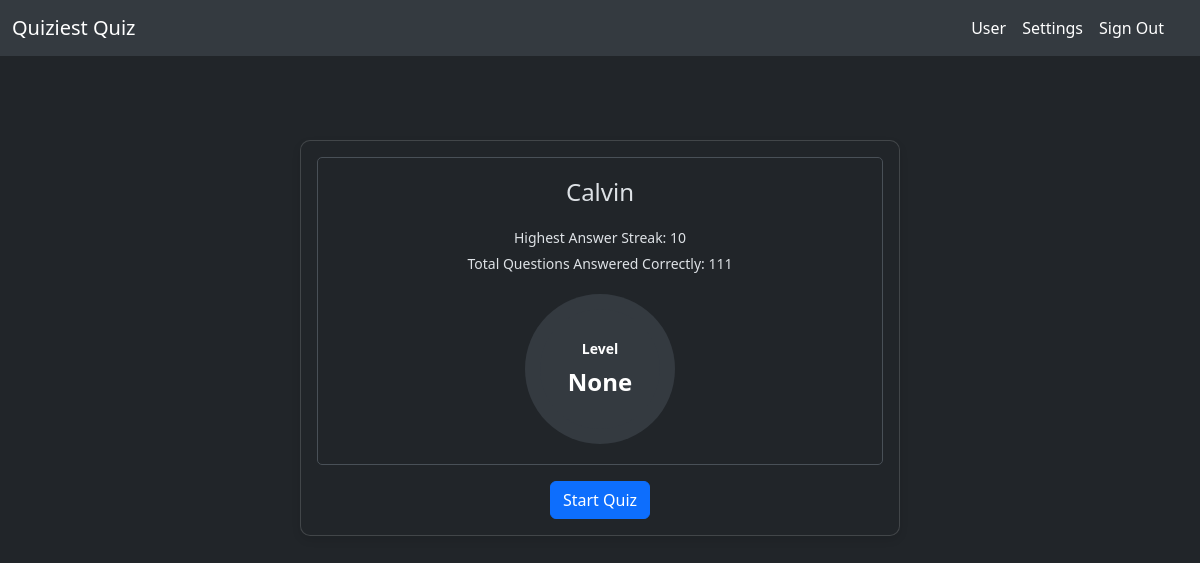
The page /user (signed in) on the database as committed earlier.
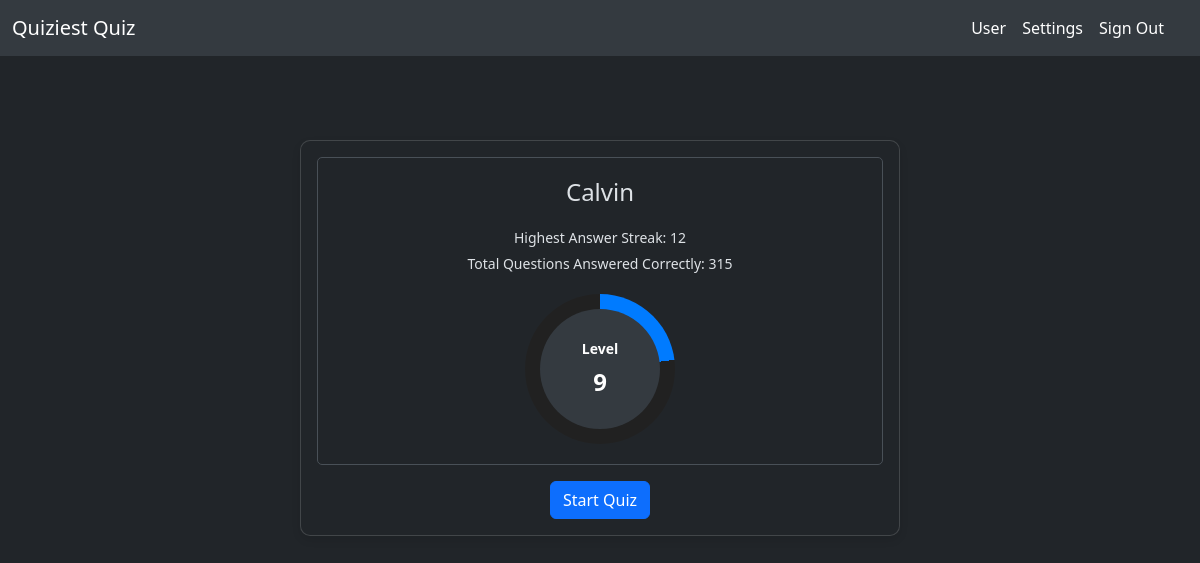
The same page on the database as committed later.
### website/auth/models.py (models this page shows, shortened)
class users(db.Model, UserMixin):
    id = db.Column("id", db.Integer, primary_key=True)
    name = db.Column("name", db.String(100))
    email = db.Column("email", db.String(150), unique=True) # Must be Unique
    password = db.Column("password", db.String, nullable=False)
    best_streak = db.Column("best_streak", db.Integer, db.CheckConstraint('best_streak >= 0', name='check_best_streak_positive'))
    total_solved = db.Column("total_solved", db.Integer, db.CheckConstraint('total_solved >= 0', name='check_total_solved_positive'), default=0)
    difficulty = db.Column("difficulty", db.Integer, default=2) # Default Medium Difficulty
    theme = db.Column(db.String(10), default='dark') # Default Dark Mode
    level = db.Column(db.Integer, default=1) # Users always begin on level 1
    __table_args__ = (
        db.UniqueConstraint('name', name='uq_user_name'),
        db.UniqueConstraint('email', name='uq_user_email'),
    )

### website/auth/auth.py (the view)
@auth.route("/user", methods=["POST", "GET"])
@login_required
def user():
    email = current_user.email
    name = current_user.name
    best_streak = current_user.best_streak
    total_solved = current_user.total_solved
    level = current_user.level
    return render_template("user.html", email=email, name=name, best_streak=best_streak, total_solved=total_solved, level=level)

### website/templates/user.html (shortened to what this page needs)
{% extends "base.html" %}
{% block content %}
<div class="container mt-5 d-flex justify-content-center">
    <div class="card user-card">
        <div class="card-body text-center">
            <div class="user-profile">
                <h1>{{name}}</h1>
                <div class="stats-box">
                    <p>Highest Answer Streak: {{best_streak}}</p>
                    <p>Total Questions Answered Correctly: {{total_solved}}</p>
                </div>
                <div class="progress-circle" id="progress-circle">
                    <div class="circle">
                        <div class="inside-circle">
                            <span id="level-label">Level</span>
                            <span id="level-text">{{level}}</span>
                        </div>
                    </div>
                </div>
            </div>
            <a href="{{ url_for('quiz.quiz_view') }}" class="btn btn-primary mt-3">Start Quiz</a>
        </div>
    </div>
</div>
{% endblock %}

Rows that differ between the two databases and show on the page:
changed users "Calvin": total_solved (not shown) → "315"
Other text that changed with them:
{{ best_streak }}: "10" → "12"
{{ level }}: "None" → "9"
{{ total_solved }}: "111" → (not shown)
